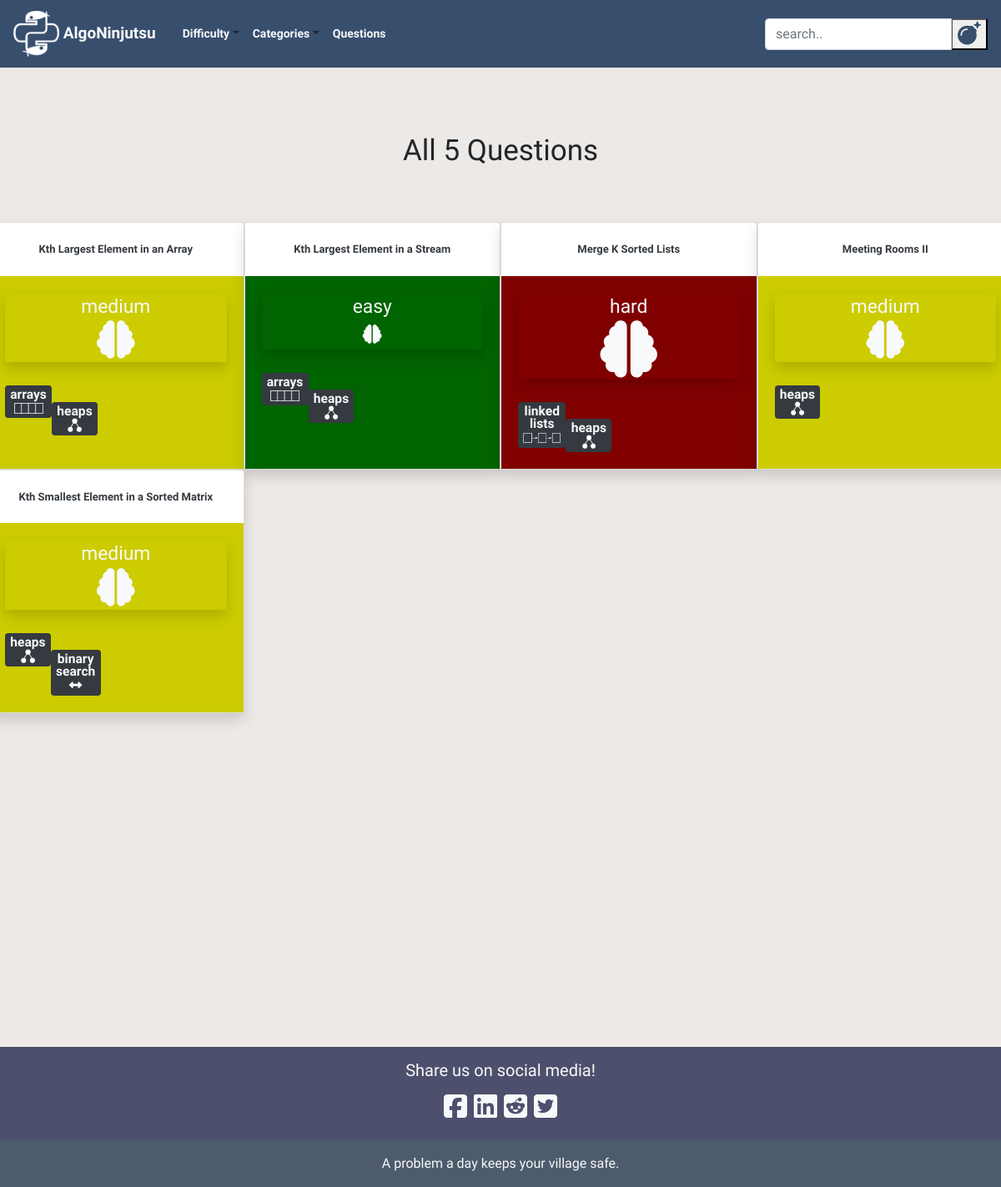
/questions/category/heaps/, run on an earlier commit of the app's database.
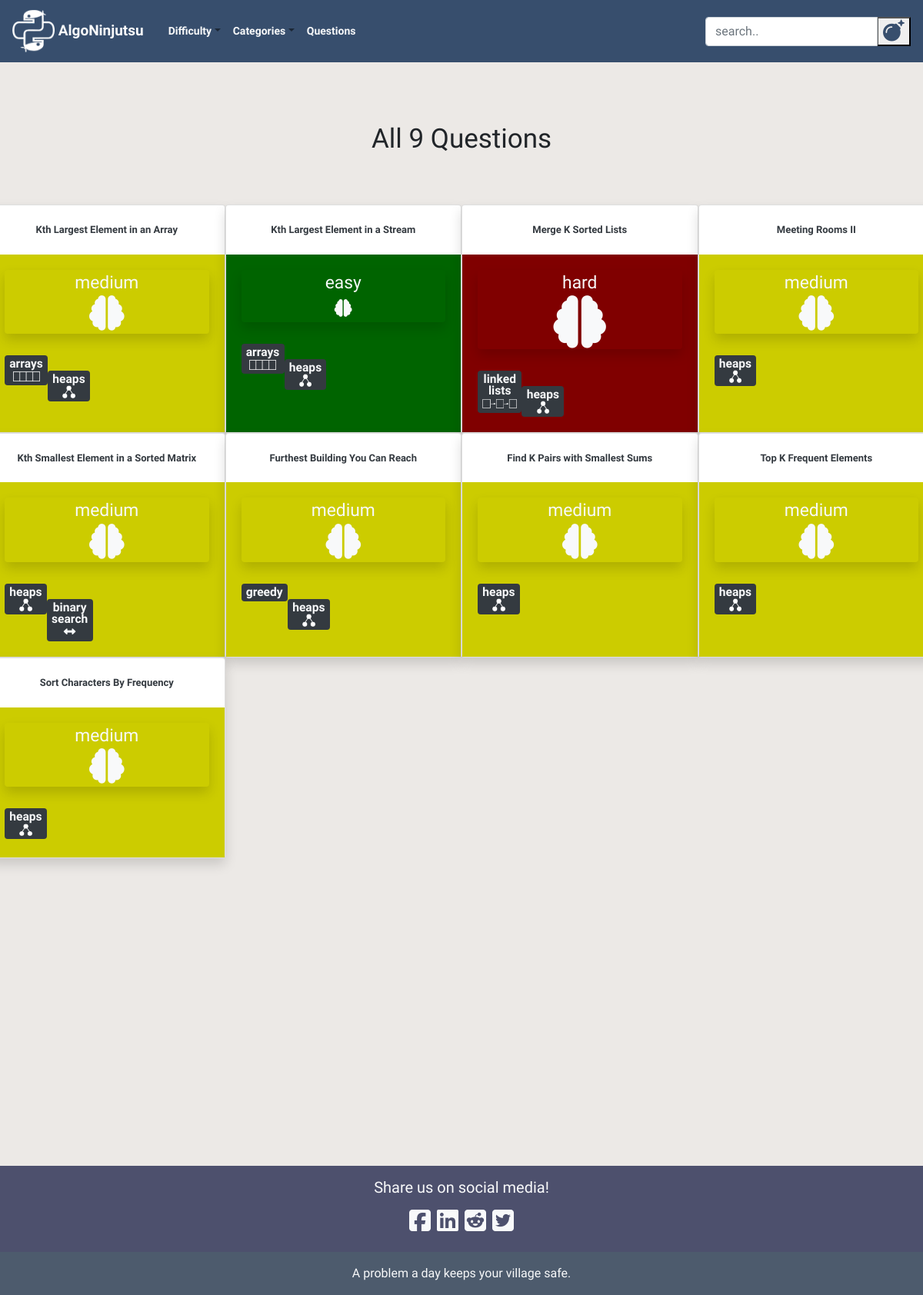
And on a later commit of the database.
### blog/models.py (models this page shows, shortened)
class Post(models.Model):
    author = models.TextField()
    title = RichTextField()
    category = models.TextField(choices = CATEGORY_CHOICES, default = 'arrays')
    alt_category = models.TextField(choices = CATEGORY_CHOICES, blank=True, null = True)
    difficulty = models.TextField(choices = DIFFICULTY_CHOICES, default = 'easy')
    description = RichTextField()
    text = RichTextField()
    explanation = RichTextField()
    additional_notes = RichTextField(blank=True, null = True)
    published_date = models.DateTimeField(blank=True, null=True)

### blog/views.py (the view)
# urls.py: path('questions/category/<str:category>/', views.CategoryPostListView.as_view(), name='category_post_list'),
class CategoryPostListView(ListView):
    model = Post
    def get_queryset(self, *args, **kwargs):
        category = self.kwargs.get('category')
        main_category = Post.objects.filter(category = category)
        alt_category = Post.objects.filter(alt_category = category)
        questions = Post.objects.filter(title__contains = category)
        categories = main_category | alt_category | questions
        return categories

### blog/static/templates/blog/post_list.html (shortened to what this page needs)
{% extends 'blog/base.html' %}
{% load static %}
{% block content %}
<div class="postlist col-md-12">
    {% if not post_list.count %}
    <h1 class = "counter my-5" align = "center">No Questions Found</h1>
    <br><br>
    {% elif post_list.count == 1 %}
    <h1 class = "counter my-3" align="center">{{post_list.count}} Question</h1>
    <br><br>
    {% else %}
    <h1 class = "counter my-3" align="center">All {{post_list.count}} Questions</h1>
    <br><br>
    {% endif %}
  <div class="row">
  {% for post in post_list %}
  <div class="card shadow" style="width: 25%">
    <br>
    <h3 align="center"><a class="check text-dark" style = "font-size:13px;" href="{% url 'post_detail' pk=post.pk %}">
      <b>{{ post.title|safe }}</b></a></h3>
    {% if post.difficulty == "easy" %}
    <div class="card-body" style="background-color: rgb(0,100,0)">
    {% elif post.difficulty == "medium" %}
    <div class="card-body" style="background-color: rgb(204,204,0)">
    {% elif post.difficulty == "hard" %}
    <div class="card-body" style="background-color: rgb(128,0,0)"">
    {% endif %}
      <div class="postdifficulty text-light shadow rounded"align="center">
        <a class="text-light" href="{% url 'difficulty_post_list' difficulty=post.difficulty %}">
        {{post.difficulty}}
        <br>
        {% if post.difficulty == "medium" %}
        <i class="fas fa-brain fa-2x"></i>
        {% elif post.difficulty == "hard" %}
        <i class="fas fa-brain fa-3x"></i>
        {% else %}
        <i class="fas fa-brain"></i>
        {% endif %}
        </a>
      </div>
      <br>
        <div class="category text-light badge badge-dark my-1">
        <a class="text-light" href="{% url 'category_post_list' category=post.category %}">
        {% if post.category == "linked lists" %}
        <h8>linked <br>lists</h8>
        {% elif post.category == "binary search" %}
        <h8>binary <br>search</h8>
        {% endif %}
        {% if post.category != "linked lists" and post.category != "binary search"%}
        <h8>{{post.category}}</h8>
        {% endif %}
        <br>
        {% if post.category == "linked lists" %}
        <img src="{% static 'images/thumbnail_image8.png' %}" width="45" height="12">
        {% elif post.category == "backtracking" %}
        <i class="fas fa-trash-restore"></i>
        {% elif post.category == "trees" %}
        <img src="{% static 'images/thumbnail_image5.png' %}" width="16.5" height="16.5">
        {% elif post.category == "arrays" %}
        <img src="{% static 'images/thumbnail_image7.png' %}" width="35" height="13">
        {% elif post.category == "strings" %}
        <p class= "my-1" style = "font-size: 9px; font: verdana;"><b>aabb123</b></p>
        {% elif post.category == "hashsets" %}
        <i class="fas fa-table"></i>
        {% elif post.category == "hashmaps" %}
        <i class="fas fa-columns"></i>
        {% elif post.category == "DP" %}
        <i class="my-1 fas fa-sort-amount-up"></i>
        {% elif post.category == "math" %}
        <i class="fas fa-calculator"></i>
        {% elif post.category == "graphs" %}
        <i class="fas fa-th"></i>
        {% elif post.category == "stacks" %}
        <i class="fas fa-angle-double-up"></i>
        {% elif post.category == "queues" %}
        <i class="fas fa-angle-double-right"></i>
        {% elif post.category == "recursion" %}
        <i class="fas fa-infinity"></i>
        {% elif post.category == "tries" %}
        <img src="{% static 'images/thumbnail_image6.png' %}" width="25.3" height="22">
        {% elif post.category == "binary" %}
        <p class= "my-1" style = "font-size: 8px; font: verdana;"><b>01101001</b></p>
        {% elif post.category == "binary search" %}
        <i class="fas fa-arrows-alt-h"></i>
        {% elif post.category == "heaps" %}
        <img src="{% static 'images/thumbnail_image5.png' %}" width="16.5" height="16.5">
        {% endif %}
        </a>
        </div>
        <br>
        {% if post.alt_category %}
        <div class="alt_category text-light badge badge-dark">
        {% else %}
        <div class="alt_category text-light">
        {% endif %}
        <a class="text-light" href="{% url 'category_post_list' category=post.alt_category %}">
          {% if post.alt_category == "linked lists" %}
          <h8>linked <br>lists</h8>
          {% elif post.alt_category == "binary search" %}
          <h8>binary <br>search</h8>
          {% endif %}
          {% if post.alt_category and post.alt_category != "linked lists" and post.alt_category != "binary search"%}
          <h8>{{post.alt_category}}</h8>
          {% endif %}
          <br>
        {% if post.alt_category == "linked lists" %}
        <img src="{% static 'images/thumbnail_image8.png' %}" width="45" height="12">
        {% elif post.alt_category == "backtracking" %}
        <i class="fas fa-trash-restore"></i>
        {% elif post.alt_category == "trees" %}
        <img src="{% static 'images/thumbnail_image5.png' %}" width="16.5" height="16.5">
        {% elif post.alt_category == "arrays" %}
        <img src="{% static 'images/thumbnail_image7.png' %}" width="35" height="13">
        {% elif post.alt_category == "hashmaps" %}
        <i class="fas fa-columns"></i>
        {% elif post.alt_category == "DP" %}
        <i class="my-1 fas fa-sort-amount-up"></i>
        {% elif post.alt_category == "math" %}
        <i class="fas fa-calculator"></i>
        {% elif post.alt_category == "graphs" %}
        <i class="fas fa-th fa-2x"></i>
        {% elif post.alt_category == "stacks" %}
        <i class="fas fa-angle-double-up"></i>
        {% elif post.alt_category == "queues" %}
        <i class="fas fa-angle-double-right"></i>
        {% elif post.alt_category == "strings" %}
        <p class= "my-1" style = "font-size: 9px; font: verdana;"><b>aabb123</b></p>
        {% elif post.alt_category == "hashsets" %}
        <i class="fas fa-table"></i>
        {% elif post.alt_category == "recursion" %}
        <i class="fas fa-infinity"></i>
        {% elif post.alt_category == "tries" %}
        <img src="{% static 'images/thumbnail_image6.png' %}" width="25.3" height="22">
        {% elif post.alt_category == "heaps" %}
        <img src="{% static 'images/thumbnail_image5.png' %}" width="16.5" height="16.5">
        {% elif post.alt_category == "binary" %}
        <p class= "my-1" style = "font-size: 9px; font: verdana;"><b>01101001</b></p>
        {% elif post.alt_category == "binary search" %}
        <i class="fas fa-arrows-alt-h"></i>
        {% endif %}
        </a>
        </div>
    </div>
  </div>
  {% endfor %}
  </div>
</div>
{% endblock %}

### blog/static/templates/blog/base.html (shortened to what this page needs)
<!DOCTYPE html>
{% load static %}
<html lang="en" dir="ltr">
<head>
  <link rel="stylesheet" href="https://stackpath.bootstrapcdn.com/bootstrap/4.3.1/css/bootstrap.min.css">
  <link rel="stylesheet" href="{% static 'css/blog.css' %}">
</head>
<nav class="navbar navbar-default fixed-top navbar-light navbar-expand-md" style="background-color: rgb(55, 78, 109)">
  <a class="nav-item">
    <a class='navbar-brand text-light' href="{% url 'home'%}">
      <img src="{% static 'images/thumbnail_image3.png' %}" width="55" height="55"> <b>AlgoNinjutsu</b></a>
  <div class="navbar_links collapse navbar-collapse justify-content-between" id="navbar">
    <ul class=" navbar-nav font-weight-bold px-2 fa-1x">
      <li class="nav-item dropdown">
        <span class="nav-link dropdown-toggle" data-toggle = "dropdown">
          <a class = "text-light" href=""><b>Difficulty</b></a></span>
      </li>
      <li class="nav-item dropdown">
        <span class="nav-link dropdown-toggle" data-toggle = "dropdown">
          <a class = "text-light" href=""><b>Categories</b></a></span>
      </li>
            <li>
              <span class="nav-link">
                <a class = "text-light" href="{% url 'post_list'%}"><b>Questions</b></a></span>
            </li>
    </ul>
    <form class="form-inline ml-2" action="{% url 'search' %}", method = "GET">
      <div class="input-group">
        <input type="text" class="form-control" name="search_questions" placeholder="search..">
        <div class="input-group-append">
          <button type="submit" name="search"><i style="color:rgb(55, 78, 109);" class="fas fa-bomb fa-2x"></i>
          </button>
        </div>
      </div>
    </form>
  </div>
</nav>
<div class="content">
  <div class="row">
    {% block content %}
    {% endblock %}
  </div>
</div>
<body>
  <footer class="footer page-footer text-light" style="background-color:rgb(77, 80, 109);" align="center">
    <div class="container">
      <div class="row">
        <div class="col-md-12 py-3 text-light">
          <h5>Share us on social media!</h5>
          <div class="fa-2x social_links" align="center">
            <a class="text-light" href="https://www.facebook.com/sharer/sharer.php?u={{request.build_absolute_uri}}">
              <i class="fab fa-facebook-square"></i>
            </a>
              <a class="text-light" href="https://www.linkedin.com/shareArticle?mini=true&url={{request.build_absolute_uri}}&title=Gaijin%20Gaming&summary=Check%20out%20this%20article%20from%20AlgoNinjutsu%20&source={{request.build_absolute_uri}}">
              <i class="fab fa-linkedin"></i>
            </a>
            <a class="text-light" href="http://www.reddit.com/submit?url={{request.build_absolute_uri}}&title=Check%20out%20this%20article%20from%20AlgoNinjutsu">
              <i class="fab fa-reddit-square"></i>
            </a>
            <a class="text-light" href="http://www.reddit.com/submit?url={{request.build_absolute_uri}}&title=Check%20out%20this%20article%20from%AlgoNinjutsu">
              <i class="fab fa-twitter-square"></i>
            </a>
           </div>
        </div>
      </div>
    </div>
    <div class="footer-copyright text-center py-3" style="background-color:rgb(77,91,109);">A problem a day keeps your village safe.
    </div>
  </footer>
</body>
</html>

### blog/static/css/blog.css (style rules this page uses)
body { font-family: 'Special Elite', cursive; background: #ECE9E6; background: -webkit-linear-gradient(to bottom, #FFFFFF, #ECE9E6); overflow-x: hidden; max-width: 100%; }
.navbar-brand { float:left; text-align:left; font-size: 19px !important; }
img { max-width:100%; }
.postdifficulty { font-size: 1.9vmin !important; }
.counter { font-family: 'Rock Salt', cursive; font-size: 35px; }
.category { float:left; font-size: 1.3vmin !important; }
.alt_category { font-size: 1.3vmin !important; float:left; }
.card { transition: 1.5s; }
.card:not(:first-child) { margin-down: -10px; }
.navbar { float:left; font-family: 'Rock Salt', cursive; font-size: 4% !important; width:100%; }
.navbar_links { font-size: 14px; color:black !important; }
.form-control { height:auto; width: 14rem !important; }
.content { padding-top:9rem; }
.nav-link { background-color: rgb(55, 78, 109); border-color: rgb(55, 78, 109); width:100%; }
.footer { margin-top: 400px; width:100%; height: 15%; }

What changed in the data, as far as the page shows it:
added Post: title "Furthest Building You Can Reach", difficulty "medium", category "greedy", alt_category "heaps"
added Post: title "Find K Pairs with Smallest Sums", difficulty "medium", category "heaps"
added Post: title "Top K Frequent Elements", difficulty "medium", category "heaps"
added Post: title "Sort Characters By Frequency", difficulty "medium", category "heaps"
Also different on the page:
{{ post_list.count }}: "5" → "9"
